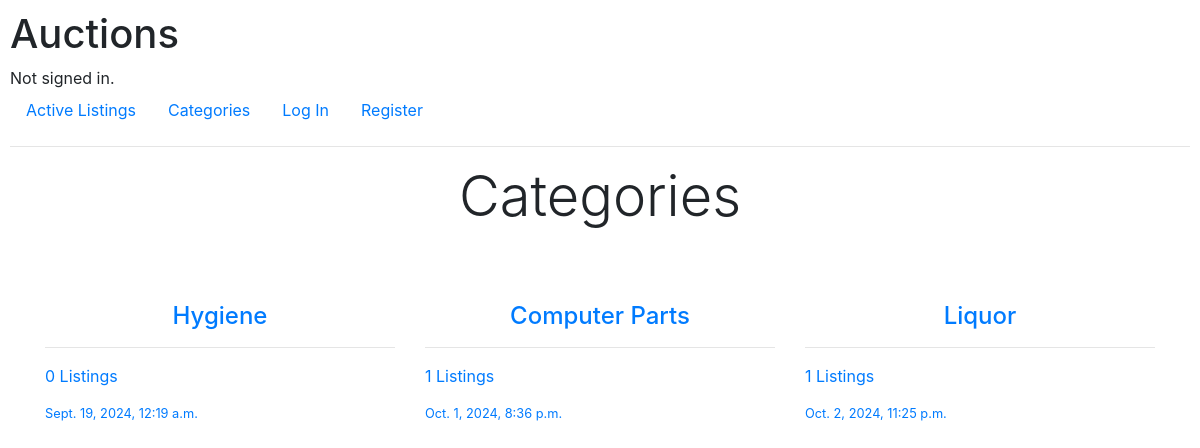
Page /categories on the earlier database version.
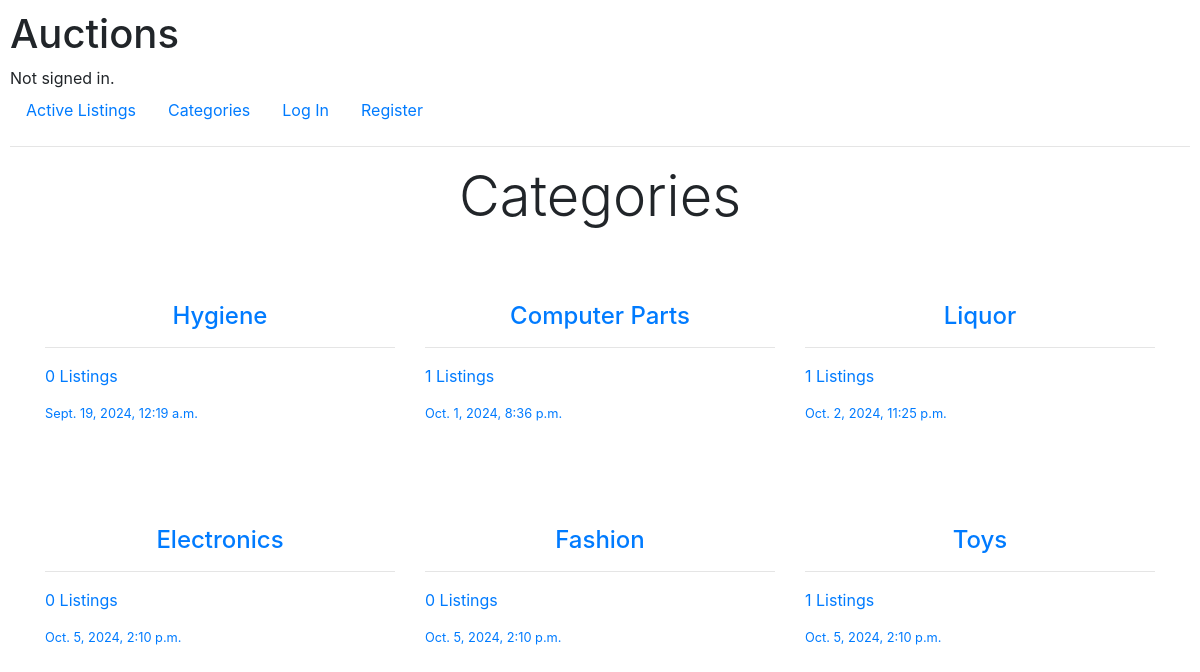
Same page on the later database version.
### auctions/models.py (models this page shows, shortened)
class Category(models.Model):
    title = models.CharField(max_length=255)
    created_at = models.DateTimeField(auto_now_add=True)

### auctions/views.py (the view)
# urls.py: path("categories", views.categories, name="categories"),
def categories(request):
    categories = Category.objects.annotate(
        listings_count=Count("listings", filter=Q(listings__active=True))
    ).all()
    return render(request, "auctions/categories.html", {"categories": categories})

### auctions/templates/auctions/categories.html (shortened to what this page needs)
{% extends "auctions/layout.html" %}
{% block body %}
<h2 class="display-4 text-center mb-5">Categories</h2>
<div class="container">
  <div class="row justify-content-center">
    {% for category in categories %}
    <div
      class="category-wrapper col-lg-4 col-12 mt-4"
      style="height: 200px;"
    >
      <a
        href="{% url 'category-listings' category.id %}"
        style="text-decoration: none"
      >
        <header class="text-center">
          <h4>{{ category.title }}</h4>
        </header>
        <hr>
        <p class="mt">{{ category.listings_count }} Listings</p>
        <p class="muted small">{{ category.created_at }}</p>
      </a>
    </div>
    {% endfor %}
  </div>
</div>
{% endblock body %}

### auctions/templates/auctions/layout.html (shortened to what this page needs)
{% load static %}
<!DOCTYPE html>
<html lang="en">
    <head>
        <link rel="stylesheet" href="https://stackpath.bootstrapcdn.com/bootstrap/4.4.1/css/bootstrap.min.css">
        <link href="{% static 'auctions/styles.css' %}" rel="stylesheet">
    </head>
    <body>
        <h1>Auctions</h1>
        <div>
            {% if user.is_authenticated %}
                Signed in as <strong>{{ user.username }}</strong>.
            {% else %}
                Not signed in.
            {% endif %}
        </div>
        <ul class="nav">
            <li class="nav-item">
                <a class="nav-link" href="{% url 'index' %}">Active Listings</a>
            </li>
            <li class="nav-item">
                <a class="nav-link" href="{% url 'categories' %}">Categories</a>
            </li>
            {% if user.is_authenticated %}
                <li class="nav-item">
                    <a class="nav-link" href="{% url 'create-listing' %}">
                        Create Listing
                    </a>
                </li>
                <li class="nav-item">
                    <a class="nav-link" href="{% url 'watchlist' %}">
                        Watch List <span class="badge badge-danger badge-pill">{{ user.watchlists.count}}</span>
                    </a>
                </li>
                <li class="nav-item">
                    <a class="nav-link" href="{% url 'logout' %}">Log Out</a>
                </li>
            {% else %}
                <li class="nav-item">
                    <a class="nav-link" href="{% url 'login' %}">Log In</a>
                </li>
                <li class="nav-item">
                    <a class="nav-link" href="{% url 'register' %}">Register</a>
                </li>
            {% endif %}
        </ul>
        <hr>
        {% block body %}
        {% endblock %}
    </body>
</html>

### auctions/static/auctions/styles.css (style rules this page uses)
body { padding: 10px; }

Differences in the rows shown:
added Category: title "Electronics", listings_count "0", created_at "Oct. 5, 2024, 2:10 p.m."
added Category: title "Fashion", listings_count "0", created_at "Oct. 5, 2024, 2:10 p.m."
added Category: title "Toys", listings_count "1", created_at "Oct. 5, 2024, 2:10 p.m."
